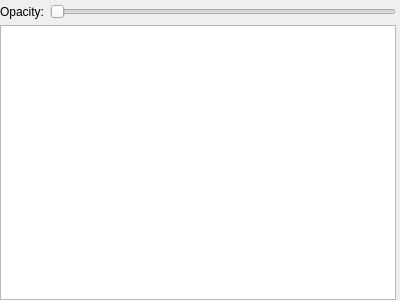
<?xml version="1.0" encoding="UTF-8"?>
<ui version="4.0">
 <class>BuildingLayersDock</class>
 <widget class="QDockWidget" name="BuildingLayersDock">
  <property name="geometry">
   <rect>
    <x>0</x>
    <y>0</y>
    <width>400</width>
    <height>300</height>
   </rect>
  </property>
  <property name="windowTitle">
   <string>Layers</string>
  </property>
  <widget class="QWidget" name="dockWidgetContents">
   <layout class="QGridLayout" name="gridLayout">
    <property name="margin">
     <number>0</number>
    </property>
    <item row="0" column="0">
     <layout class="QVBoxLayout" name="layersLayout">
      <property name="topMargin">
       <number>4</number>
      </property>
      <property name="rightMargin">
       <number>4</number>
      </property>
      <item>
       <layout class="QHBoxLayout" name="horizontalLayout">
        <item>
         <widget class="QLabel" name="label">
          <property name="text">
           <string>Opacity:</string>
          </property>
         </widget>
        </item>
        <item>
         <widget class="QSlider" name="opacity">
          <property name="maximum">
           <number>100</number>
          </property>
          <property name="orientation">
           <enum>Qt::Horizontal</enum>
          </property>
         </widget>
        </item>
       </layout>
      </item>
      <item>
       <widget class="QListWidget" name="layers"/>
      </item>
     </layout>
    </item>
   </layout>
  </widget>
 </widget>
 <resources/>
 <connections/>
</ui>
